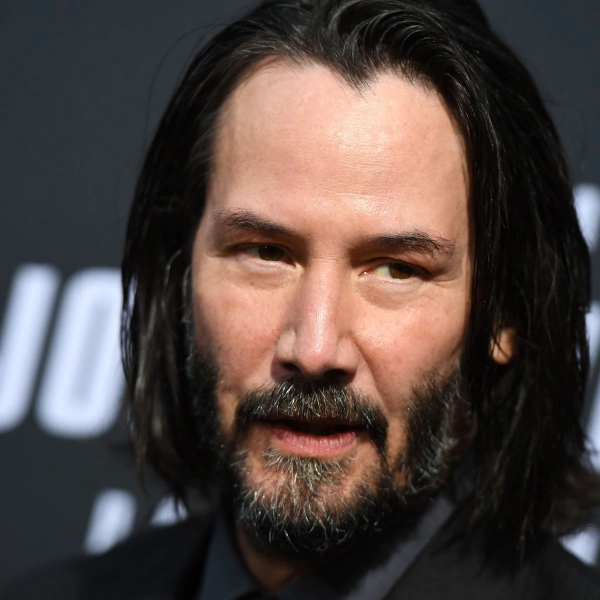
#> input picture dataset/test/Test1.jpg, 1200 x 1200 px, given as the content of the folder dataset/train, which was not available (shown at 1/2 size)
$ python Code.py
#> lines starting #> are read from the running program, lines starting #| are printed output that depends on the picture; after the words box and inside, x2 and y2 are one past the last pixel; in counts of white or black regions, pixels touching at a corner belong together; pictures that were not available may be replaced by others from this repository, and a replacement may not be noted
import cv2
import os
import numpy as np

def get_path_list(root_path):
    # To get a list of path directories from root path
    actors_name = os.listdir(root_path)
    return actors_name

def get_class_names(root_path, train_names):
    # To get a list of train image and a list of image class
#> called with root_path = 'dataset/train'
    train_image_list = []
    image_classes_list = []
    for index, train_name in enumerate(train_names):
        image_path_list = os.listdir(root_path+'/'+train_name)
        for image_path in image_path_list:
            train_image_list.append(root_path+'/'+train_name+'/'+image_path)
            image_classes_list.append(index)

    return train_image_list, image_classes_list


def detect_faces_and_filter(image_list, image_classes_list=None):
    # To detect a face from given image list and filter it if the face on
    #    the given image is more or less than one
    face_cascade = cv2.CascadeClassifier('haarcascade_frontalface_default.xml')
    face_list = []
    face_rectangle = []
    class_list = []
    for i in range(len(image_list)):
        img_bgr = cv2.imread(image_list[i])
        img_gray = cv2.cvtColor(img_bgr, cv2.COLOR_BGR2GRAY)
        detected_faces = face_cascade.detectMultiScale(img_gray, scaleFactor=1.2, minNeighbors = 5)
        if(len(detected_faces) < 1):
            continue
        for face_rect in detected_faces:
            x, y, w, h = face_rect
            face_img = img_gray[y:y+w, x:x+h]
            cv2.rectangle(img_bgr, (x,y), (x+w, y+h), (0,0,255), 1)
            face_list.append(face_img)
            if(image_classes_list == None):
                continue
            else:
                class_list.append(image_classes_list[i])

    return face_list, face_rectangle, class_list


def train(train_face_grays, image_classes_list):
    # Create and train recognizer object
    face_recognizer = cv2.face.LBPHFaceRecognizer_create()
    face_recognizer.train(train_face_grays, np.array(image_classes_list))
    return face_recognizer

def get_test_images_data(test_root_path):
    # Load a list of test images from given path list
    test_image_list = []
    for test_image_path in os.listdir(test_root_path):
        full_image_path = test_root_path+'/'+test_image_path
        test_image_list.append(full_image_path)
    return test_image_list


def predict(recognizer, test_faces_gray):
    # predict the test image with recognizer
    result = []
    for i in range(len(test_faces_gray)):
        res, loss = recognizer.predict(test_faces_gray[i])
        result.append(res)
    return result

def draw_prediction_results(predict_results, test_image_list, test_faces_rects, train_names):
    # Draw prediction results on the given test images
    face_cascade = cv2.CascadeClassifier('haarcascade_frontalface_default.xml')
    res_img = []
    for i in range(len(test_image_list)):
        img_bgr = cv2.imread(test_image_list[i])
        img_bgr = cv2.resize(img_bgr, (200, 200))
        img_gray = cv2.cvtColor(img_bgr, cv2.COLOR_BGR2GRAY)
        detected_faces = face_cascade.detectMultiScale(img_gray, scaleFactor=1.2, minNeighbors = 5)
        if(len(detected_faces) < 1):
            continue
        for face_rect in detected_faces:
            x, y, w, h = face_rect
            face_img = img_gray[y:y+w, x:x+h]
            cv2.rectangle(img_bgr, (x,y), (x+w, y+h),(0, 255 , 0), 1)
            text = train_names[predict_results[i]]
            cv2.putText(img_bgr, text, (x, y-2), cv2.FONT_HERSHEY_COMPLEX, 0.5, (0, 255, 0), 1)
            res_img.append(img_bgr)
    return res_img


def combine_and_show_result(image_list):
    # To show the final image that already combine into one image
    #    Before the image combined, it must be resize with
    #    width and height : 200px
    for i in range(len(image_list)):
        image_list[i] = cv2.resize(image_list[i], (200, 200))
    combine_all_images = cv2.hconcat([image for image in image_list])
    cv2.imshow("Final Result", combine_all_images)
    cv2.waitKey(0)
    cv2.destroyAllWindows()


if __name__ == "__main__":

    train_root_path = 'dataset/train'

    # Get Training Data
    train_names = get_path_list(train_root_path)
    train_image_list, image_classes_list = get_class_names(train_root_path, train_names)
    train_face_grays, _, filtered_classes_list = detect_faces_and_filter(train_image_list, image_classes_list)
#> in detect_faces_and_filter, img_bgr is the input picture: shape (1200, 1200, 3); mean B, G, R 64.9, 68.6, 80.7
#> in detect_faces_and_filter, `img_gray = cv2.cvtColor(img_bgr, cv2.COLOR_BGR2GRAY)`:
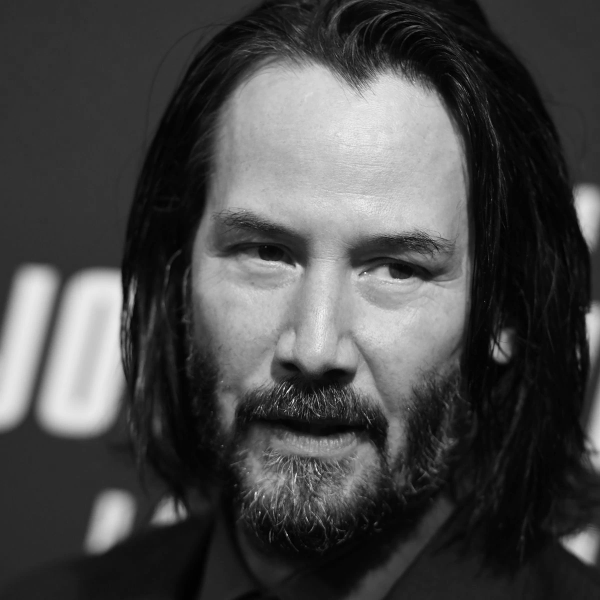
#> img_gray: shape (1200, 1200) (shown at 1/2 size); min 0, max 255, mean 71.7
#> in detect_faces_and_filter, `detected_faces = face_cascade.detectMultiScale(img_gray, scaleFactor=1..`: detected_faces = [[276, 227, 757, 757]]
#> the loop in detect_faces_and_filter, `for face_rect in detected_faces:` made 1 pass
#> pass 1, in detect_faces_and_filter, `face_img = img_gray[y:y+w, x:x+h]`:
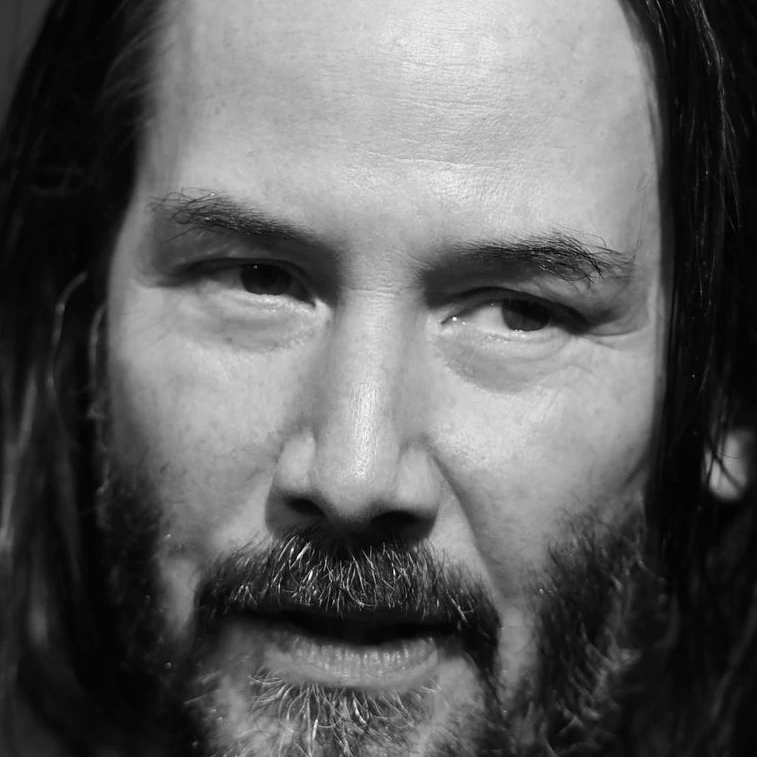
#> face_img: shape (757, 757); min 0, max 255, mean 94.6
#> after the loop in detect_faces_and_filter, `for face_rect in detected_faces:`:
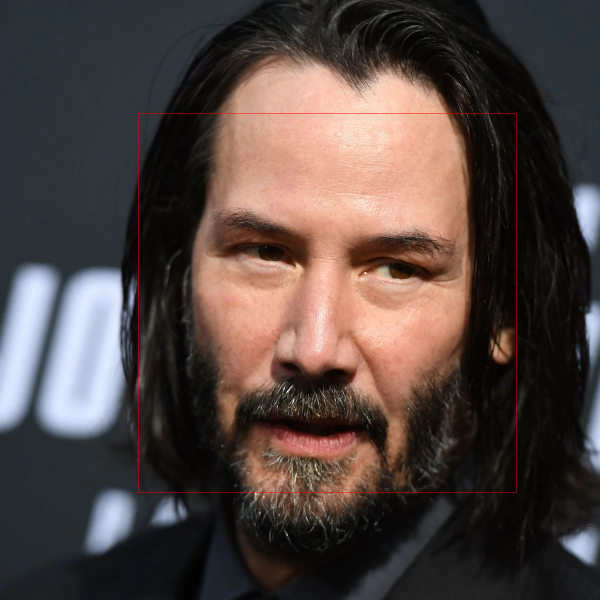
#> img_bgr: shape (1200, 1200, 3) (shown at 1/2 size); 0.21% of pixels changed, all inside (x1, y1, x2, y2) = (276, 227, 1034, 985)
#> after the loop in detect_faces_and_filter, `for face_rect in detected_faces:`: class_list = [0]; face_list = 1 item
#> train_face_grays = 1 item; filtered_classes_list = [0]
    recognizer = train(train_face_grays, filtered_classes_list)


    test_root_path = 'dataset/test'

    # Get Testing Data
    test_names = get_path_list(test_root_path)
    test_image_list = get_test_images_data(test_root_path)
#> pass 2 of the loop in get_test_images_data, `for test_image_path in os.listdir(test_root_path):`:
#> pass 3 of the loop in get_test_images_data, `for test_image_path in os.listdir(test_root_path):`:
#> the loop made 4 passes; the first 3 are shown
    test_faces_gray, test_faces_rects, _ = detect_faces_and_filter(test_image_list)
#> the loop in detect_faces_and_filter (call 2), `for face_rect in detected_faces:` made 1 pass
#> after the loop in detect_faces_and_filter (call 2), `for face_rect in detected_faces:`: class_list = []
#> pass 2 of the loop in detect_faces_and_filter, `for i in range(len(image_list)):`:
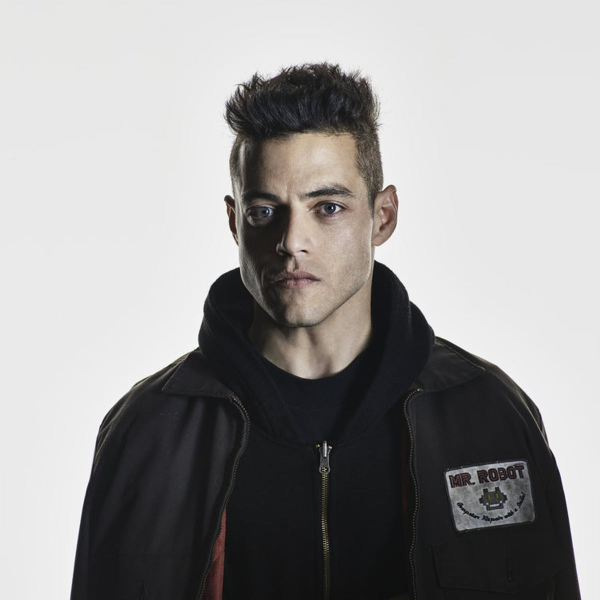
#> input picture dataset/test/Test2.jpg, 1200 x 1200 px (shown at 1/2 size)
#> in detect_faces_and_filter, img_bgr is the input picture: shape (1200, 1200, 3); mean B, G, R 151.7, 152.2, 153.4
#> detected_faces = [[408, 274, 389, 389]]
#> the loop in detect_faces_and_filter (call 2), `for face_rect in detected_faces:` made 1 pass
#> after the loop in detect_faces_and_filter (call 2), `for face_rect in detected_faces:`:
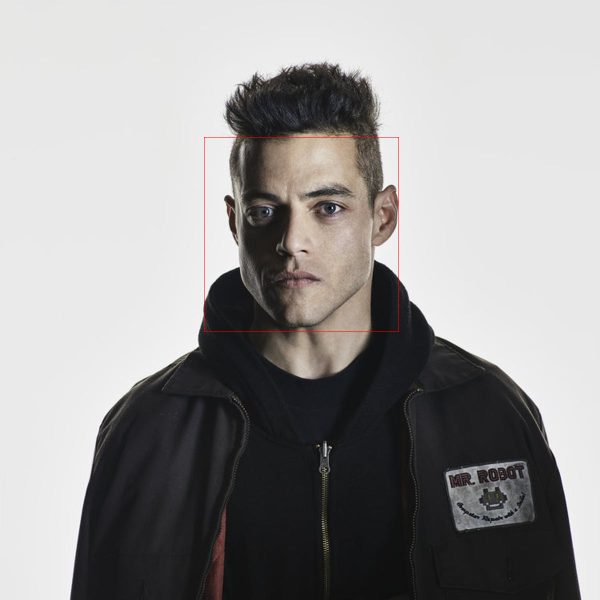
#> img_bgr: shape (1200, 1200, 3) (shown at 1/2 size); 0.11% of pixels changed, all inside (x1, y1, x2, y2) = (408, 274, 798, 664)
#> after the loop in detect_faces_and_filter (call 2), `for face_rect in detected_faces:`: face_list = 2 items
#> pass 3 of the loop in detect_faces_and_filter, `for i in range(len(image_list)):`:
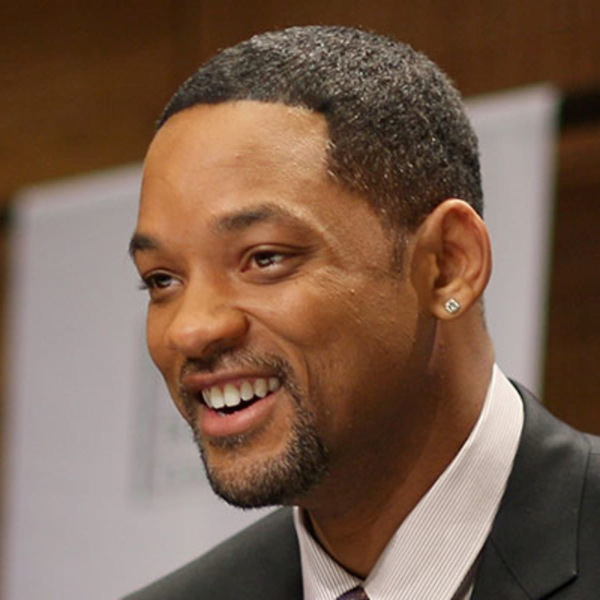
#> input picture dataset/test/Test3.jpg, 1200 x 1200 px (shown at 1/2 size)
#> in detect_faces_and_filter, img_bgr is the input picture: shape (1200, 1200, 3); mean B, G, R 77.8, 94.9, 121.7
#> detected_faces = [[98, 281, 644, 644]]
#> the loop in detect_faces_and_filter (call 2), `for face_rect in detected_faces:` made 1 pass
#> after the loop in detect_faces_and_filter (call 2), `for face_rect in detected_faces:`:
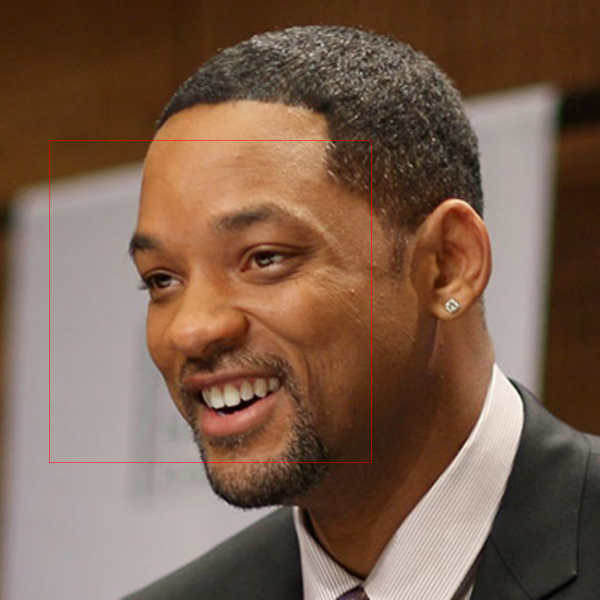
#> img_bgr: shape (1200, 1200, 3) (shown at 1/2 size); 0.18% of pixels changed, all inside (x1, y1, x2, y2) = (98, 281, 743, 926)
#> after the loop in detect_faces_and_filter (call 2), `for face_rect in detected_faces:`: face_list = 3 items
#> the loop made 4 passes; the first 3 are shown
    predict_results = predict(recognizer, test_faces_gray)
    predicted_test_image_list = draw_prediction_results(predict_results, test_image_list, test_faces_rects, train_names)
#> in draw_prediction_results, `img_gray = cv2.cvtColor(img_bgr, cv2.COLOR_BGR2GRAY)`:
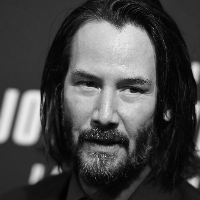
#> img_gray: shape (200, 200); min 1, max 237, mean 71.9
#> the loop in draw_prediction_results, `for face_rect in detected_faces:` made 1 pass
#> pass 1, in draw_prediction_results, `face_img = img_gray[y:y+w, x:x+h]`:
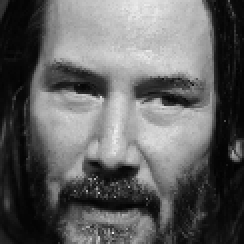
#> face_img: shape (122, 122) (shown 2 times larger); min 1, max 237, mean 97.2
#> after the loop in draw_prediction_results, `for face_rect in detected_faces:`:
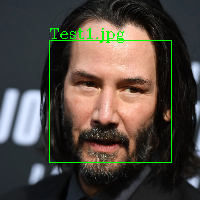
#> img_bgr: shape (200, 200, 3); mean B, G, R 63.6, 71.9, 78.9
#> pass 2 of the loop in draw_prediction_results, `for i in range(len(test_image_list)):`:
#> after the loop in draw_prediction_results, `for face_rect in detected_faces:`:
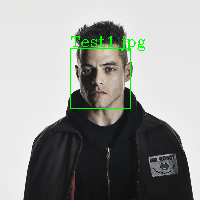
#> img_bgr: shape (200, 200, 3); mean B, G, R 150.1, 153.7, 151.8
#> pass 3 of the loop in draw_prediction_results, `for i in range(len(test_image_list)):`:
#> after the loop in draw_prediction_results, `for face_rect in detected_faces:`:
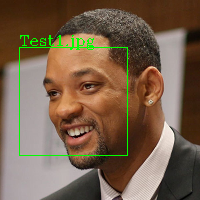
#> img_bgr: shape (200, 200, 3); mean B, G, R 76.6, 97.6, 119.4
#> the loop made 4 passes; the first 3 are shown
    combine_and_show_result(predicted_test_image_list)
#> in combine_and_show_result, `combine_all_images = cv2.hconcat([image for image in image_list])`:
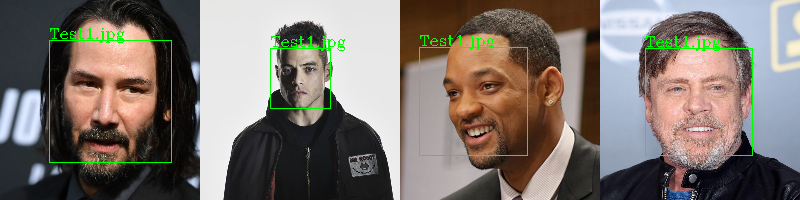
#> combine_all_images: shape (200, 800, 3); mean of channels 0, 1, 2 108.7, 116, 123.6; drawn as B, G, R
